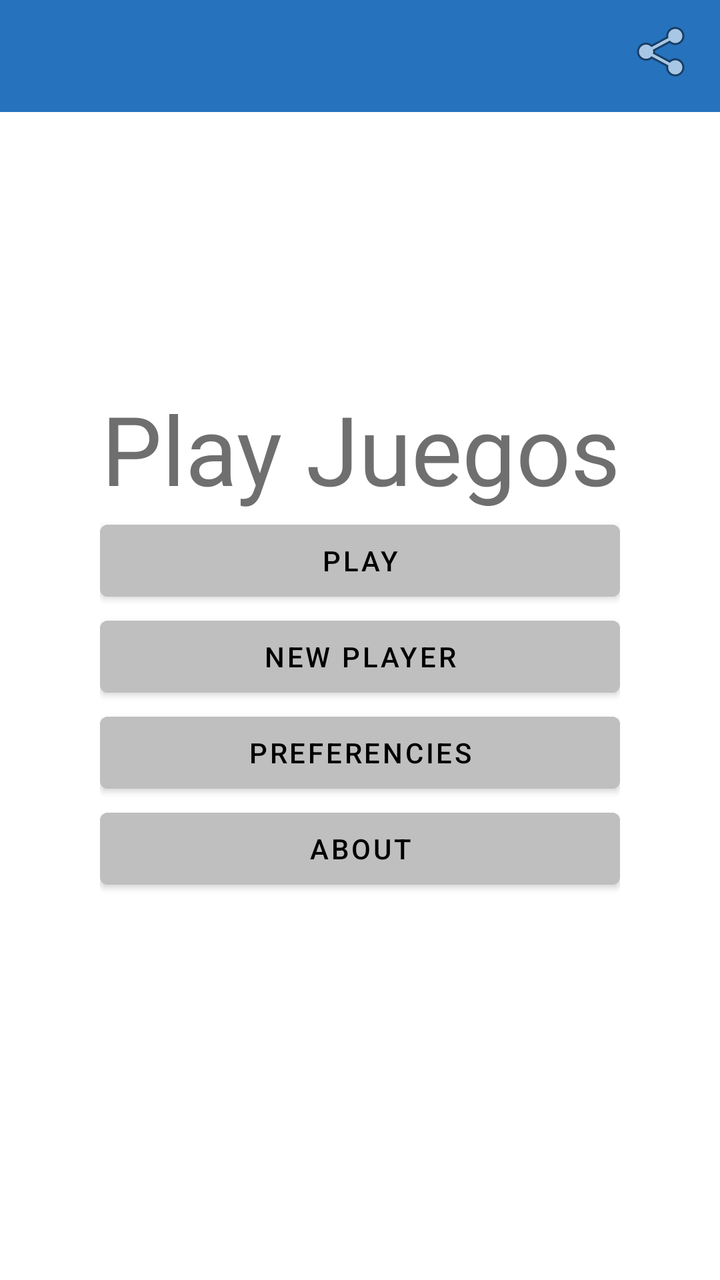
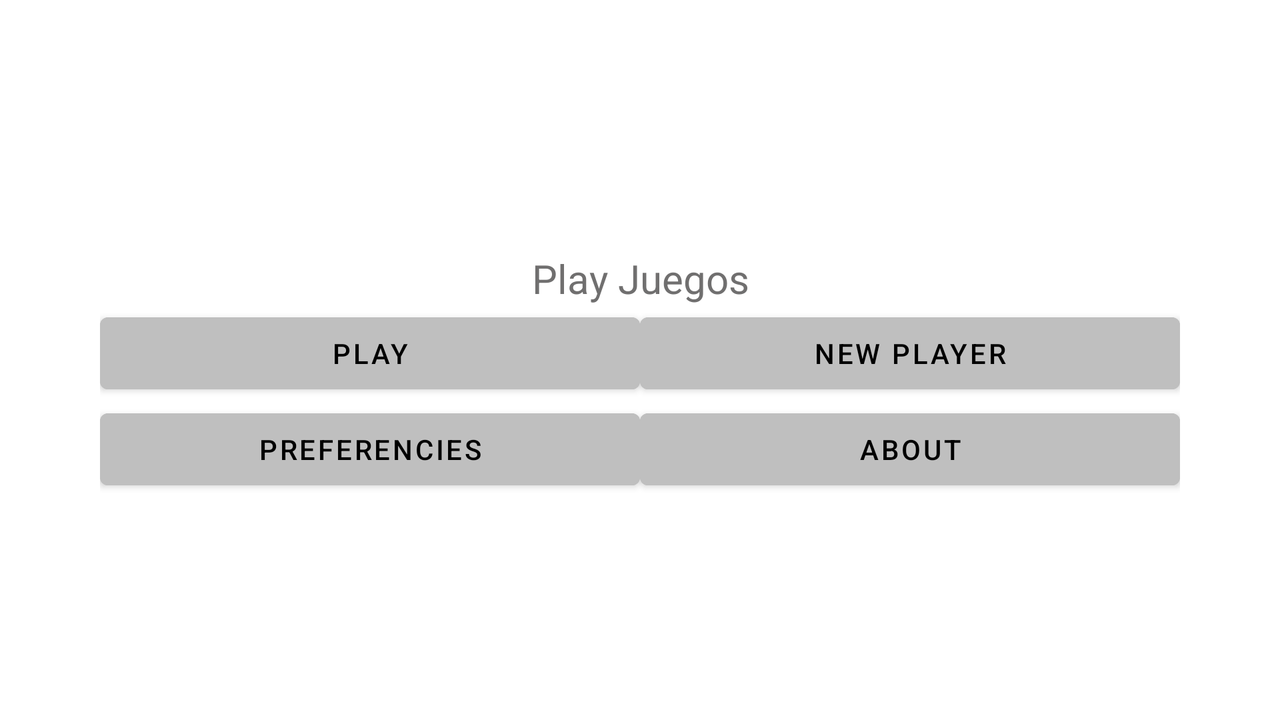

The same Android screen from two of the app's own layout files: first res/layout/ as a phone draws it, then the repository's variant for another configuration, drawn on a device whose configuration selects that folder. Both files follow.
<!-- AndroidManifest.xml: application theme Theme.PlayJuegos -->
<!-- res/layout/activity_main.xml -->
<?xml version="1.0" encoding="utf-8"?>
<androidx.constraintlayout.widget.ConstraintLayout xmlns:android="http://schemas.android.com/apk/res/android"
    xmlns:app="http://schemas.android.com/apk/res-auto"
    xmlns:tools="http://schemas.android.com/tools"
    android:layout_width="match_parent"
    android:layout_height="match_parent"
    android:background="#FFFFFF"
    tools:context=".MainActivity">

    <androidx.appcompat.widget.Toolbar
        android:id="@+id/toolbar2"
        android:layout_width="match_parent"
        android:layout_height="wrap_content"
        android:background="?attr/colorPrimary"
        android:minHeight="?attr/actionBarSize"
        android:theme="?attr/actionBarTheme"
        app:layout_constraintStart_toStartOf="parent"
        app:layout_constraintTop_toTopOf="parent" />

    <ImageButton
        android:id="@+id/imageButton4"
        android:layout_width="wrap_content"
        android:layout_height="wrap_content"
        android:layout_marginBottom="5dp"
        android:backgroundTint="#00FFFFFF"
        android:src="@android:drawable/ic_menu_share"
        app:layout_constraintBottom_toBottomOf="@+id/toolbar2"
        app:layout_constraintEnd_toEndOf="@+id/toolbar2"
        app:layout_constraintTop_toTopOf="parent" />

    <androidx.fragment.app.FragmentContainerView
        android:id="@+id/fragmentContainerView"
        android:layout_width="wrap_content"
        android:layout_height="wrap_content"
        app:layout_constraintBottom_toBottomOf="parent"
        app:layout_constraintStart_toStartOf="parent" />

    <LinearLayout
        android:id="@+id/linearLayout3"
        android:layout_width="match_parent"
        android:layout_height="wrap_content"
        android:layout_marginHorizontal="50dp"
        android:layout_marginVertical="200dp"
        android:orientation="vertical"
        app:layout_constraintBottom_toBottomOf="parent"
        app:layout_constraintEnd_toEndOf="parent"
        app:layout_constraintStart_toStartOf="parent"
        app:layout_constraintTop_toTopOf="parent">

        <TextView
            android:id="@+id/textView"
            android:layout_width="match_parent"
            android:layout_height="wrap_content"
            android:layout_weight="1"
            android:fontFamily="@font/courgette_regular"
            android:gravity="center"
            android:text="Play Juegos"
            android:textColor="#706F6F"
            android:textSize="48sp" />

        <Button
            android:id="@+id/button"
            android:layout_width="match_parent"
            android:layout_height="wrap_content"
            android:layout_weight="1"
            android:backgroundTint="#BFBFBF"
            android:text="PLAY"
            android:textColor="#000000" />

        <Button
            android:id="@+id/button2"
            android:layout_width="match_parent"
            android:layout_height="wrap_content"
            android:layout_weight="1"
            android:backgroundTint="#BFBFBF"
            android:text="NEW PLAYER"
            android:textColor="#000000" />

        <Button
            android:id="@+id/button3"
            android:layout_width="match_parent"
            android:layout_height="wrap_content"
            android:layout_weight="1"
            android:backgroundTint="#BFBFBF"
            android:text="PREFERENCIES"
            android:textColor="#000000" />

        <Button
            android:id="@+id/button4"
            android:layout_width="match_parent"
            android:layout_height="wrap_content"
            android:layout_weight="1"
            android:backgroundTint="#BFBFBF"
            android:text="ABOUT"
            android:textColor="#000000" />

    </LinearLayout>

</androidx.constraintlayout.widget.ConstraintLayout>
<!-- resources referenced by this layout -->
<resources>
  <!-- from res/values-v23/ -->
  <style name="Theme.PlayJuegos" parent="Base.Theme.PlayJuegos">
          
          <item name="android:navigationBarColor">@android:color/transparent</item>
          <item name="android:statusBarColor">@android:color/transparent</item>
          <item name="android:windowLightStatusBar">?attr/isLightTheme</item>
      </style>
  <style name="Base.Theme.PlayJuegos" parent="Theme.MaterialComponents.Light.NoActionBar">
          
          <item name="colorAccent">@color/actionBar</item>
          <item name="colorPrimary">@color/actionBar</item>
          
      </style>
  <color name="actionBar">#2672BD</color>
</resources>
<!-- res/layout-land/activity_main.xml (the repository's variant of the layout above) -->
<!-- drawn on the phone turned sideways -->
<?xml version="1.0" encoding="utf-8"?>
<androidx.constraintlayout.widget.ConstraintLayout xmlns:android="http://schemas.android.com/apk/res/android"
    xmlns:app="http://schemas.android.com/apk/res-auto"
    xmlns:tools="http://schemas.android.com/tools"
    android:layout_width="match_parent"
    android:layout_height="match_parent"
    android:background="#FFFFFF"
    tools:context=".MainActivity">

    <LinearLayout
        android:layout_width="0dp"
        android:layout_height="wrap_content"
        android:layout_marginStart="50dp"
        android:layout_marginEnd="50dp"
        android:orientation="vertical"
        app:layout_constraintBottom_toBottomOf="parent"
        app:layout_constraintEnd_toEndOf="parent"
        app:layout_constraintStart_toStartOf="parent"
        app:layout_constraintTop_toTopOf="parent"
        app:layout_constraintVertical_bias="0.53">

        <TextView
            android:id="@+id/textView"
            android:layout_width="match_parent"
            android:layout_height="wrap_content"
            android:layout_weight="1"
            android:gravity="center"
            android:text="Play Juegos"
            android:textColor="#706F6F"
            android:textSize="20sp" />

        <LinearLayout
            android:layout_width="match_parent"
            android:layout_height="match_parent"
            android:layout_weight="1"
            android:orientation="horizontal">

            <Button
                android:id="@+id/button"
                android:layout_width="match_parent"
                android:layout_height="wrap_content"
                android:layout_weight="1"
                android:backgroundTint="#BFBFBF"
                android:text="PLAY"
                android:textColor="#000000" />

            <Button
                android:id="@+id/button2"
                android:layout_width="match_parent"
                android:layout_height="wrap_content"
                android:layout_weight="1"
                android:backgroundTint="#BFBFBF"
                android:text="NEW PLAYER"
                android:textColor="#000000" />

        </LinearLayout>

        <LinearLayout
            android:layout_width="match_parent"
            android:layout_height="match_parent"
            android:layout_weight="1"
            android:orientation="horizontal">

            <Button
                android:id="@+id/button3"
                android:layout_width="match_parent"
                android:layout_height="wrap_content"
                android:layout_weight="1"
                android:backgroundTint="#BFBFBF"
                android:text="PREFERENCIES"
                android:textColor="#000000" />

            <Button
                android:id="@+id/button4"
                android:layout_width="match_parent"
                android:layout_height="wrap_content"
                android:layout_weight="1"
                android:backgroundTint="#BFBFBF"
                android:text="ABOUT"
                android:textColor="#000000" />
        </LinearLayout>

    </LinearLayout>

</androidx.constraintlayout.widget.ConstraintLayout>
